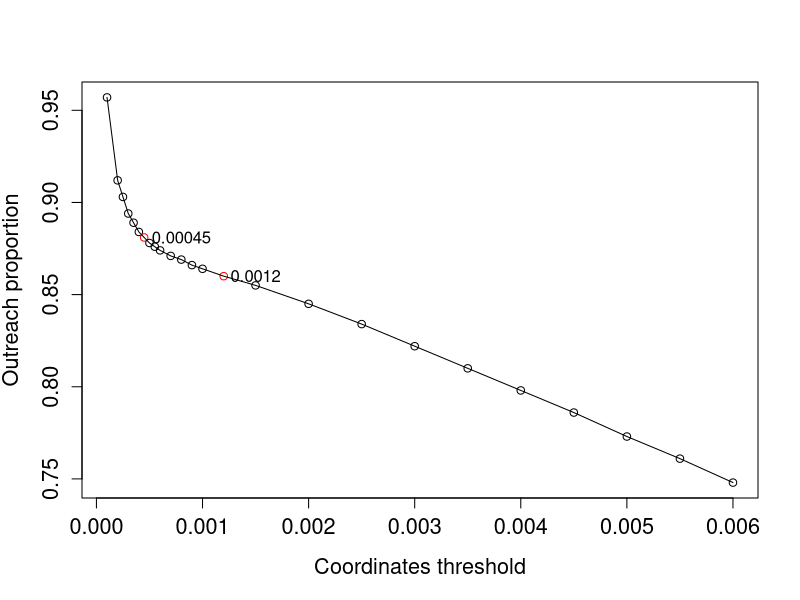

Recreate this plot in R.

buffer <- data.frame(buffer = c(0.0001,0.0002,0.00025,0.0003,0.00035,0.0004,0.00045,0.0005,0.00055,0.0006,0.0007,0.0008,0.0009,0.0010,0.0012,
                                seq(0.0015,0.006,0.0005)),
                     proportion = c(0.957,0.912,0.903,0.894,0.889,0.884,0.881,0.878,0.876,0.874,0.871,0.869,0.866,0.864,0.86,
                                    0.855,0.845,0.834,0.822,0.81,0.798,0.786,0.773,0.761,0.748))

x<-buffer$buffer
y<-buffer$proportion
plot(x,y, col=ifelse(x %in% c(0.00045,0.0012), 'red', 'black'),
     xlab="Coordinates threshold", ylab="Outreach proportion",
     cex.axis = 1.3, cex.lab = 1.3)
lines(x,y)
text(x[7]+0.00035, y[7]+0.0002, labels=x[7])
text(x[15]+0.0003, y[15]+0.0004, labels=x[15])


line <- data.frame(buffer =  seq(0.001,0.006,0.0005),
                   proportion=c(0.864,0.855,0.845,0.834,0.822,0.81,0.798,0.786,0.773,0.761,0.748))
lmod <- lm(proportion~buffer,data = line)
predict(lmod,newx=0.0009)
